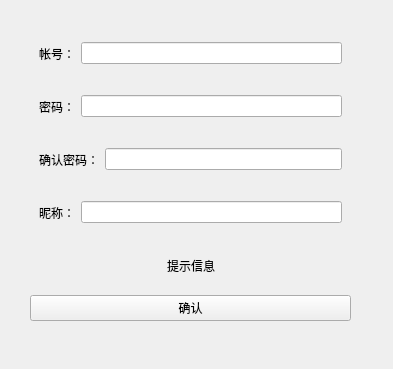
<?xml version="1.0" encoding="UTF-8"?>
<ui version="4.0">
 <class>register_interface</class>
 <widget class="QWidget" name="register_interface">
  <property name="geometry">
   <rect>
    <x>0</x>
    <y>0</y>
    <width>393</width>
    <height>369</height>
   </rect>
  </property>
  <property name="windowTitle">
   <string>用户注册</string>
  </property>
  <widget class="QWidget" name="widget" native="true">
   <property name="geometry">
    <rect>
     <x>30</x>
     <y>30</y>
     <width>321</width>
     <height>291</height>
    </rect>
   </property>
   <layout class="QVBoxLayout" name="verticalLayout">
    <item>
     <widget class="QWidget" name="widget_account" native="true">
      <layout class="QHBoxLayout" name="horizontalLayout">
       <item>
        <widget class="QLabel" name="label_account">
         <property name="text">
          <string>帐号：</string>
         </property>
        </widget>
       </item>
       <item>
        <widget class="QLineEdit" name="lineEdit_account"/>
       </item>
      </layout>
     </widget>
    </item>
    <item>
     <widget class="QWidget" name="widget_password" native="true">
      <layout class="QHBoxLayout" name="horizontalLayout_2">
       <item>
        <widget class="QLabel" name="label_password">
         <property name="text">
          <string>密码：</string>
         </property>
        </widget>
       </item>
       <item>
        <widget class="QLineEdit" name="lineEdit_password">
         <property name="echoMode">
          <enum>QLineEdit::Password</enum>
         </property>
        </widget>
       </item>
      </layout>
     </widget>
    </item>
    <item>
     <widget class="QWidget" name="widget_2" native="true">
      <layout class="QHBoxLayout" name="horizontalLayout_4">
       <item>
        <widget class="QLabel" name="label_password_confirm">
         <property name="text">
          <string>确认密码：</string>
         </property>
        </widget>
       </item>
       <item>
        <widget class="QLineEdit" name="lineEdit_password_confirm">
         <property name="echoMode">
          <enum>QLineEdit::Password</enum>
         </property>
        </widget>
       </item>
      </layout>
     </widget>
    </item>
    <item>
     <widget class="QWidget" name="widget_name" native="true">
      <layout class="QHBoxLayout" name="horizontalLayout_3">
       <item>
        <widget class="QLabel" name="label_name">
         <property name="text">
          <string>昵称：</string>
         </property>
        </widget>
       </item>
       <item>
        <widget class="QLineEdit" name="lineEdit_name"/>
       </item>
      </layout>
     </widget>
    </item>
    <item>
     <widget class="QWidget" name="widget_3" native="true">
      <layout class="QHBoxLayout" name="horizontalLayout_5">
       <item>
        <spacer name="horizontalSpacer">
         <property name="orientation">
          <enum>Qt::Horizontal</enum>
         </property>
         <property name="sizeHint" stdset="0">
          <size>
           <width>40</width>
           <height>20</height>
          </size>
         </property>
        </spacer>
       </item>
       <item>
        <widget class="QLabel" name="label_prompt_message">
         <property name="text">
          <string>提示信息</string>
         </property>
        </widget>
       </item>
       <item>
        <spacer name="horizontalSpacer_2">
         <property name="orientation">
          <enum>Qt::Horizontal</enum>
         </property>
         <property name="sizeHint" stdset="0">
          <size>
           <width>40</width>
           <height>20</height>
          </size>
         </property>
        </spacer>
       </item>
      </layout>
     </widget>
    </item>
    <item>
     <widget class="QPushButton" name="pushButton_sure_to_register">
      <property name="text">
       <string>确认</string>
      </property>
     </widget>
    </item>
   </layout>
  </widget>
 </widget>
 <resources/>
 <connections/>
</ui>
